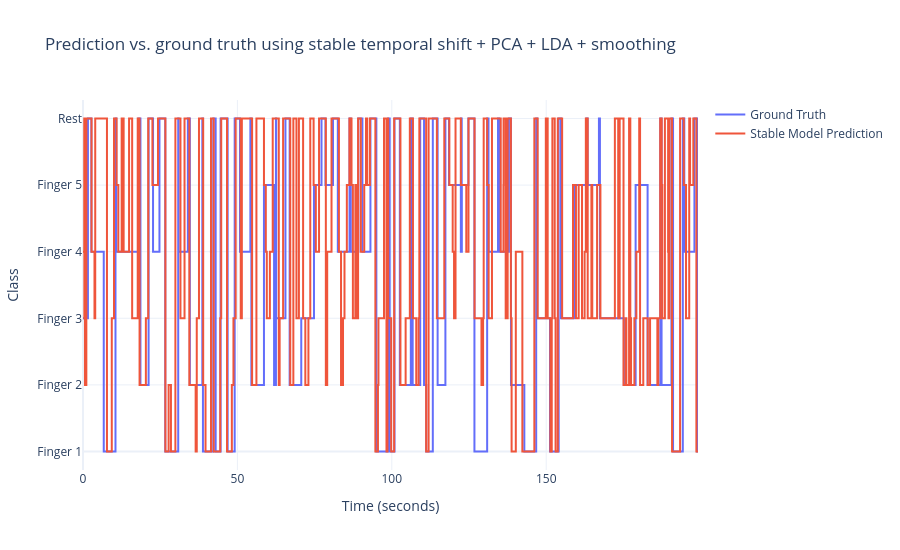

Notebook source saved alongside this figure:
### Markdown cell above
### 1.7.1 Visualize Predictions Vs. Ground Truth
Let see visually how we improved our model

### Code cell
class_labels = [f'Finger {i + 1}' for i in range(n_fingers)] + ['Rest']

tp.plot_prediction_vs_truth(
    y_test[:len(y_test_pred_stable)],
    y_test_pred_stable,
    sample_rate=fs / hop_size,
    class_labels=class_labels,
    title='Prediction vs. ground truth using stable temporal shift + PCA + LDA + smoothing',
    predicted_label='Stable Model Prediction',
)

### Figure 1 — Plotly figure (JSON) as saved in the notebook; plotly's stock layout.template omitted (floating-point values rounded to 4 significant figures; data arrays with more than 128 entries replaced by an {"elided": "..."} marker saying what was removed)
{"data": [{"line": {"shape": "hv", "width": 2}, "mode": "lines", "name": "Ground Truth", "type": "scatter", "x": {"elided": "4980 float values"}, "y": {"elided": "4980 int values"}}, {"line": {"shape": "hv", "width": 2}, "mode": "lines", "name": "Stable Model Prediction", "type": "scatter", "x": {"elided": "4980 float values"}, "y": {"elided": "4980 int values"}}], "layout": {"height": 550, "hovermode": "x unified", "title": {"text": "Prediction vs. ground truth using stable temporal shift + PCA + LDA + smoothing"}, "xaxis": {"title": {"text": "Time (seconds)"}}, "yaxis": {"tickmode": "array", "ticktext": ["Finger 1", "Finger 2", "Finger 3", "Finger 4", "Finger 5", "Rest"], "tickvals": [0, 1, 2, 3, 4, 5], "title": {"text": "Class"}}}}
